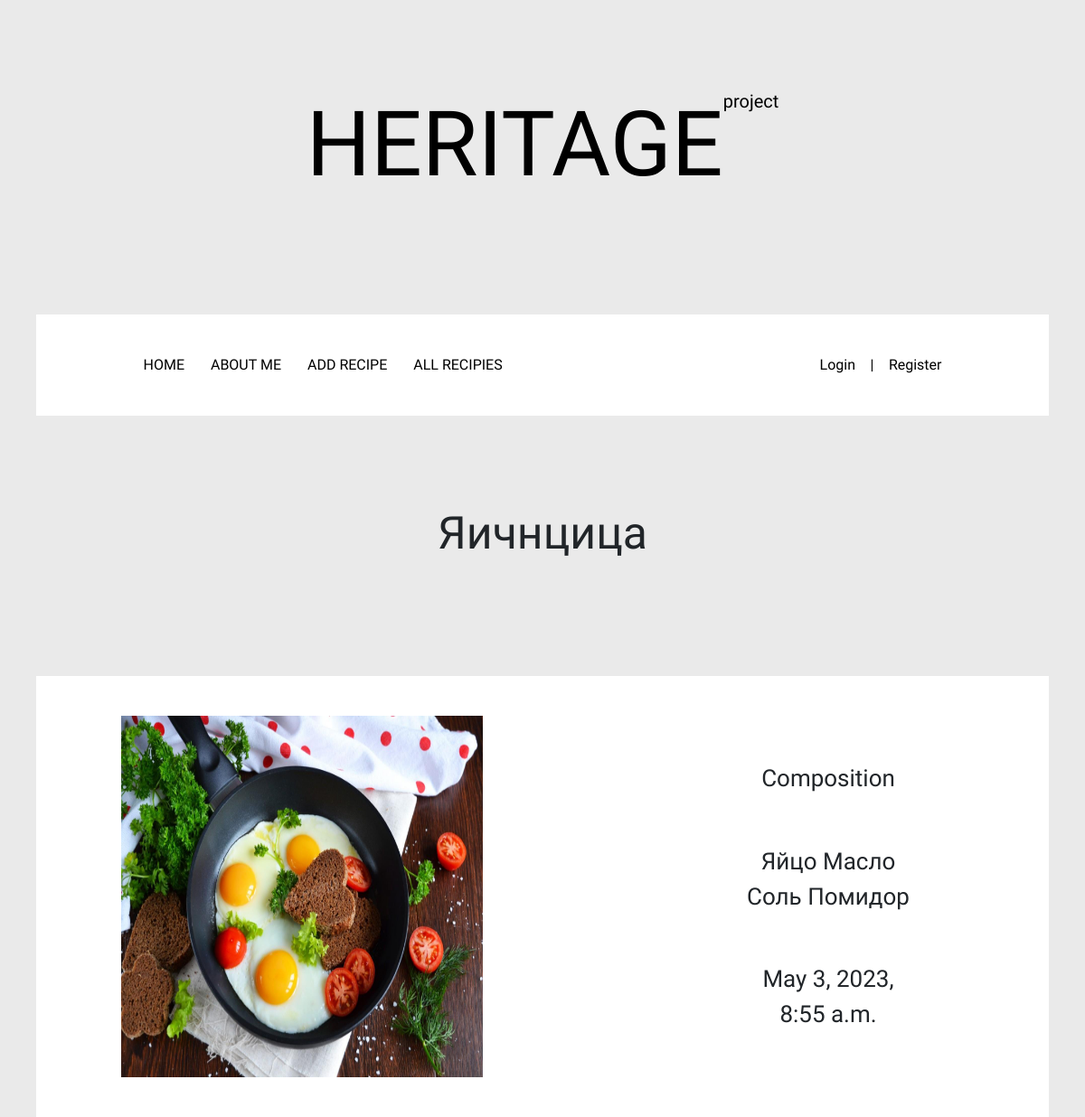
Screenshot of /recipe/11/ with the database file from the repository.
### main/models.py (models this page shows, shortened)
class Recipe(models.Model):
    title = models.CharField('Название', max_length=50)
    describe = models.TextField('Описание')
    image = models.ImageField(upload_to='img/',blank=True)
    rec_time=models.DateTimeField(auto_now_add=True)
    objects = models.Manager()
    class Meta:
        verbose_name = 'Recipe'
        verbose_name_plural = 'Recipies'

### main/views.py (the view)
# urls.py: path('recipe/<int:recipe_id>/', views.show_recipe, name='recipe'),
def show_recipe(request,recipe_id):
    count=0
    recipies = Recipe.objects.all()
    for i in recipies.values():
         if i['id']==recipe_id:
                 return render(request,'main/recipe.html', {'recipies':recipies,'recipe':i,'imge':i['image'],})

### main/templates/main/recipe.html (shortened to what this page needs)
{% extends 'base.html'%}
{% block content %}
    <div class="recipe_name">
        <h3 class="recipe_name-inner">{{recipe.title}}</h3>
    </div>
    <div class="recipe">
        <div class="container">
            <div class="opisanie">
                <img src="/media/{{imge}}" height="400px" width="400px">
                <div class="opisanie-inner">
                    <p>Сomposition</p>
                    <p>{{recipe.describe}}</p>
                    {{recipe.rec_time}}
                </div>
            </div>
        </div>
    </div>
{% endblock %}

### main/static/css/header_footer.css (style rules this page uses)
* { box-sizing: border-box; margin: 0; padding: 0; }
.container { width: 100%; padding: 44px 94px; margin-top: 120px; }
body { font-family: 'Josefin Sans', sans-serif; font-size: 16px; background-color: #eaeaea; }
.recipe { max-width: 1120px; margin: auto; background-color: white; }
.recipe_name { display: flex; justify-content: center; margin: 100px auto; }
.recipe_name-inner { font-family: 'Josefin Sans', sans-serif; text-align: center; font-size: 50px; }
.opisanie { display: flex; justify-content: space-between; }
.opisanie-inner { display: flex; flex-direction: column; align-items: center; justify-content: space-between; text-align:center; max-width: 300px; font-size: 26px; padding:50px 50px; }

### rows the page displays
Recipe: title "Яичнцица", image (picture), describe "Яйцо Масло Соль Помидор", rec_time "May 3, 2023, 8:55 a.m."
